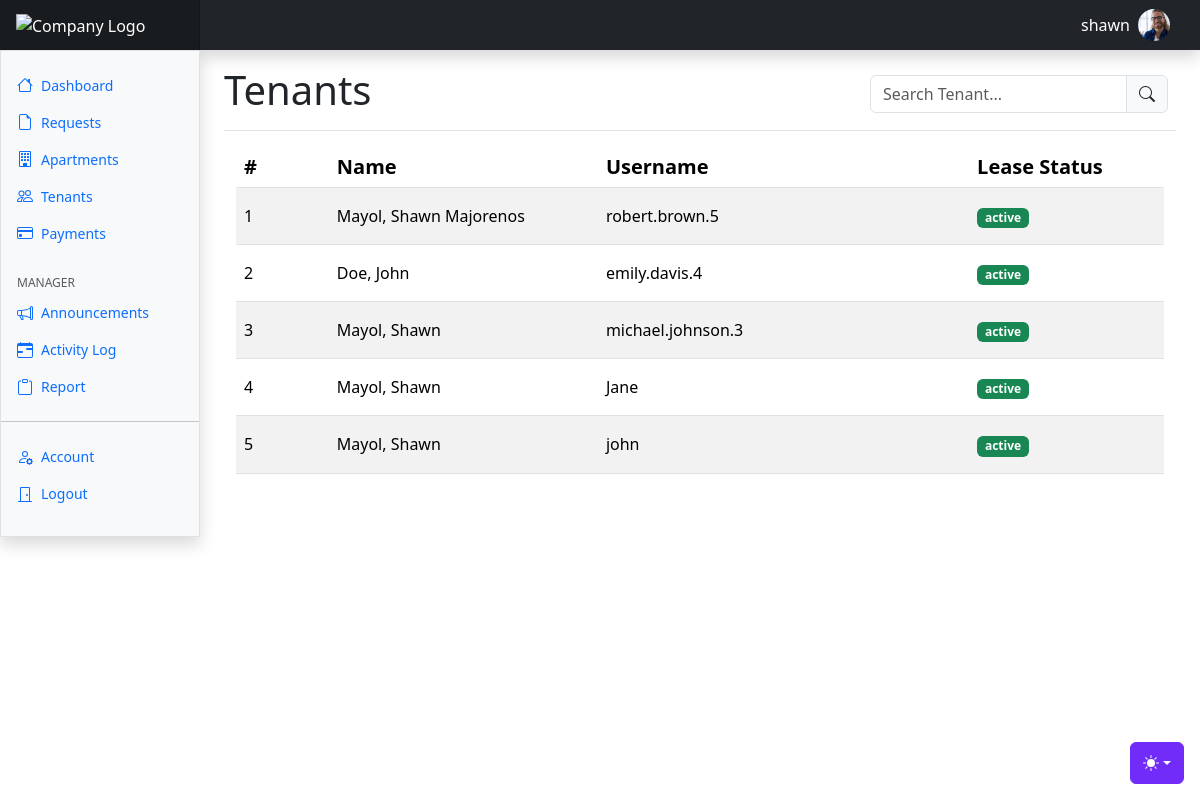
/app/index.php?page=admin.tenants (signed in), run on the app's committed database.
### tables this page shows
CREATE TABLE `user` (
  `user_ID` int(11) NOT NULL,
  `tenant_ID` int(11) DEFAULT NULL,
  `staff_ID` int(11) DEFAULT NULL,
  `username` varchar(255) NOT NULL,
  `password` varchar(255) NOT NULL,
  `userRole` enum('Admin','Manager','Tenant') NOT NULL,
  `picDirectory` varchar(255) DEFAULT NULL
);

CREATE TABLE `tenant` (
  `tenant_ID` int(11) NOT NULL,
  `lease_ID` int(11) NOT NULL,
  `firstName` varchar(255) NOT NULL,
  `lastName` varchar(255) NOT NULL,
  `middleName` varchar(255) DEFAULT NULL,
  `dateOfBirth` date NOT NULL,
  `gender` enum('Male','Female','Prefer not to say') DEFAULT NULL,
  `phoneNumber` varchar(15) NOT NULL,
  `emailAddress` varchar(50) NOT NULL,
  `tenantType` enum('Lessee','Occupant') DEFAULT NULL
);

CREATE TABLE `lease` (
  `lease_ID` int(11) NOT NULL,
  `apartmentNumber` int(11) DEFAULT NULL,
  `startDate` date NOT NULL,
  `endDate` date NOT NULL,
  `billingPeriod` varchar(50) NOT NULL,
  `securityDeposit` decimal(10,2) DEFAULT 0.00,
  `leaseStatus` enum('active','expired','terminated') DEFAULT 'active'
);

### app/views/admin/admin.tenants.php (the view, shortened to what this page needs)
<link rel="stylesheet" href="https://cdn.jsdelivr.net/npm/bootstrap-icons/font/bootstrap-icons.css">
<main class="col-md-9 ms-sm-auto col-lg-10 px-md-4">
    <div class="d-flex justify-content-between flex-wrap flex-md-nowrap align-items-center pt-3 pb-2 mb-3 border-bottom">
        <h1 class="h1">Tenants</h1>
        <div class="btn-toolbar mb-2 mb-md-0">
        <div class="input-group me-2">
                <input type="text" class="form-control" id="filterInput" placeholder="Search Tenant..." oninput="searchTenants()">
                <span class="input-group-text">
                    <i class="bi bi-search d-flex align-items-center"></i>
                </span>
            </div>
        </div>
    </div>
    <div class="container">
        <div class="table-responsive">
            <?php
            $servername = "localhost";
            $username = "root";
            $password = "";
            $dbname = "tms";
            $conn = new mysqli($servername, $username, $password, $dbname);
            $sql = "
            SELECT t.tenant_ID, t.firstName, t.lastName, t.middleName, l.leaseStatus, u.username
            FROM tenant t
            JOIN lease l ON t.lease_ID = l.lease_ID
            JOIN user u ON t.tenant_ID = u.tenant_ID
            WHERE t.tenantType = 'Lessee' AND l.leaseStatus = 'active'
            ORDER BY l.lease_ID DESC
            ";
            $result = $conn->query($sql);
            if ($result->num_rows > 0) {
                echo '<table class="table table-striped table-hover">';
                echo '<thead class="h5">';
                echo '<tr>';
                echo '<th style="width: 10%;">#</th>';
                echo '<th style="width: 29%;">Name</th>';
                echo '<th style="width: 40%;">Username</th>';
                echo '<th style="width: 21%;">Lease Status</th>';
                echo '</tr>';
                echo '</thead>';
                echo '<tbody>';
                $count = 1;
                while ($row = $result->fetch_assoc()) {
                    $statusClass = '';
                    if ($row['leaseStatus'] === 'active') {
                        $statusClass = 'bg-success';
                    } elseif ($row['leaseStatus'] === 'expired') {
                        $statusClass = 'bg-secondary';
                    } elseif ($row['leaseStatus'] === 'terminated') {
                        $statusClass = 'bg-danger';
                    }
                    echo '<tr class="clickable-row" data-href="?page=admin.viewUser&tenant_id=' . $row['tenant_ID'] . '">';
                    echo '<td class="py-3">' . $count++ . '</td>';
                    echo '<td class="py-3">' . $row['lastName'] . ', ' . $row['firstName'] . ' ' . $row['middleName'] . '</td>';
                    echo '<td class="py-3">' . $row['username'] . '</td>';
                    echo '<td class="py-3"><span class="badge ' . $statusClass . '">' . $row['leaseStatus'] . '</span></td>';
                    echo '</tr>';
                }
                echo '</tbody>';
                echo '</table>';
            } else {
                echo 'No active lessees found.';
            }
            ?>
        </div>
    </div>
</main>

### app/index.php (shortened to what this page needs)
<!doctype html>
<html lang="en" data-bs-theme="light">
<head>
  <link href="assets/dist/css/bootstrap.min.css" rel="stylesheet">
  <link href="assets/src/css/dashboard.css" rel="stylesheet">
  <link href="assets/src/css/themes.css" rel="stylesheet">
</head>
<body>
  <?php
      include ('core/themes.php');
      $role = $_SESSION['role'] ?? 'tenant';
      $dashboardPage = match ($role) {
          'admin' => 'index.php?page=admin.dashboard',
          'manager' => 'index.php?page=manager.dashboard',
          'tenant' => 'index.php?page=tenant.dashboard',
      };
  ?>
  <header class="navbar sticky-top bg-dark flex-md-nowrap p-0 shadow">
    <a class="navbar-brand col-md-3 col-lg-2 me-0 px-3 fs-6 text-white" href="<?= htmlspecialchars($dashboardPage) ?>">
        <img src="assets/src/svg/c.svg" alt="Company Logo" style="width: 100%; height: 80%">
    </a>
    <ul class="navbar-nav flex-row">
      <?php
        include 'core/database.php';
        $loggedInUserID = $_SESSION['user_id'] ?? null;
        $username = "";
        $picDirectory = "uploads/staff/placeholder.jpg";
        $query = "SELECT username, picDirectory FROM user WHERE user_ID = ?";
        $stmt = $conn->prepare($query);
        $stmt->bind_param('i', $loggedInUserID);
        $stmt->execute();
        $stmt->bind_result($username, $picDirectory);
        ?>
        <li class="nav-item text-nowrap d-none d-md-flex align-items-center text-white">
            <div class="navbar-nav">
                <span class="px-2"><?= htmlspecialchars($username) ?></span>
            </div>
            <a href="#" id="accountPictureTrigger" data-bs-toggle="modal" data-bs-target="#staffAccountModal">
              <?php $picDirectory = substr($picDirectory, 6); ?>
              <img src="<?php echo $picDirectory; ?>" class="img-fluid rounded-circle" style="width: 32px; height: 32px; object-fit: cover;" alt="Account Picture">
            </a>
        </li>
    </ul>
  </header>
  <?php
  if (isset($_SESSION['role'])) {
    switch ($_SESSION['role']) {
      case 'manager':
        $page = 'views/manager/manager.dashboard';
        break;
    }
    if (isset($_GET['page'])) {
      $page = $_GET['page'];
      include 'views/' .  $role . '/' . $page . '.php';
    } else {
      include $page . '.php';
    }
  }
  ?>
  </div>
  </div>
</body>
</html>

### app/assets/src/css/dashboard.css (style rules this page uses)
.bi { display: inline-block; width: 1rem; height: 1rem; }
.navbar-brand { padding-top: .75rem; padding-bottom: .75rem; background-color: rgba(0, 0, 0, .25); box-shadow: inset -1px 0 0 rgba(0, 0, 0, .25); }
.bi { vertical-align: -.125em; fill: currentColor; }

### app/assets/src/css/themes.css (style rules this page uses)
* { margin: 0px; padding: 0px; }
.bi { vertical-align: -.125em; fill: currentColor; }

### app/index.php (style rules this page uses)
#accountPictureTrigger img { display: block; margin-right: 30px; }

### app/views/admin/admin.tenants.php (style rules this page uses)
.clickable-row { cursor: pointer; }

### data on the page
user: username "shawn", picDirectory (picture)
tenant: lastName "Mayol", firstName "Shawn", middleName "Majorenos", user.username "robert.brown.5", lease_ID.leaseStatus "active"
tenant: lastName "Doe", firstName "John", user.username "emily.davis.4", lease_ID.leaseStatus "active"
tenant: lastName "Mayol", firstName "Shawn", user.username "michael.johnson.3", lease_ID.leaseStatus "active"
tenant: lastName "Mayol", firstName "Shawn", user.username "Jane", lease_ID.leaseStatus "active"
tenant: lastName "Mayol", firstName "Shawn", user.username "john", lease_ID.leaseStatus "active"
